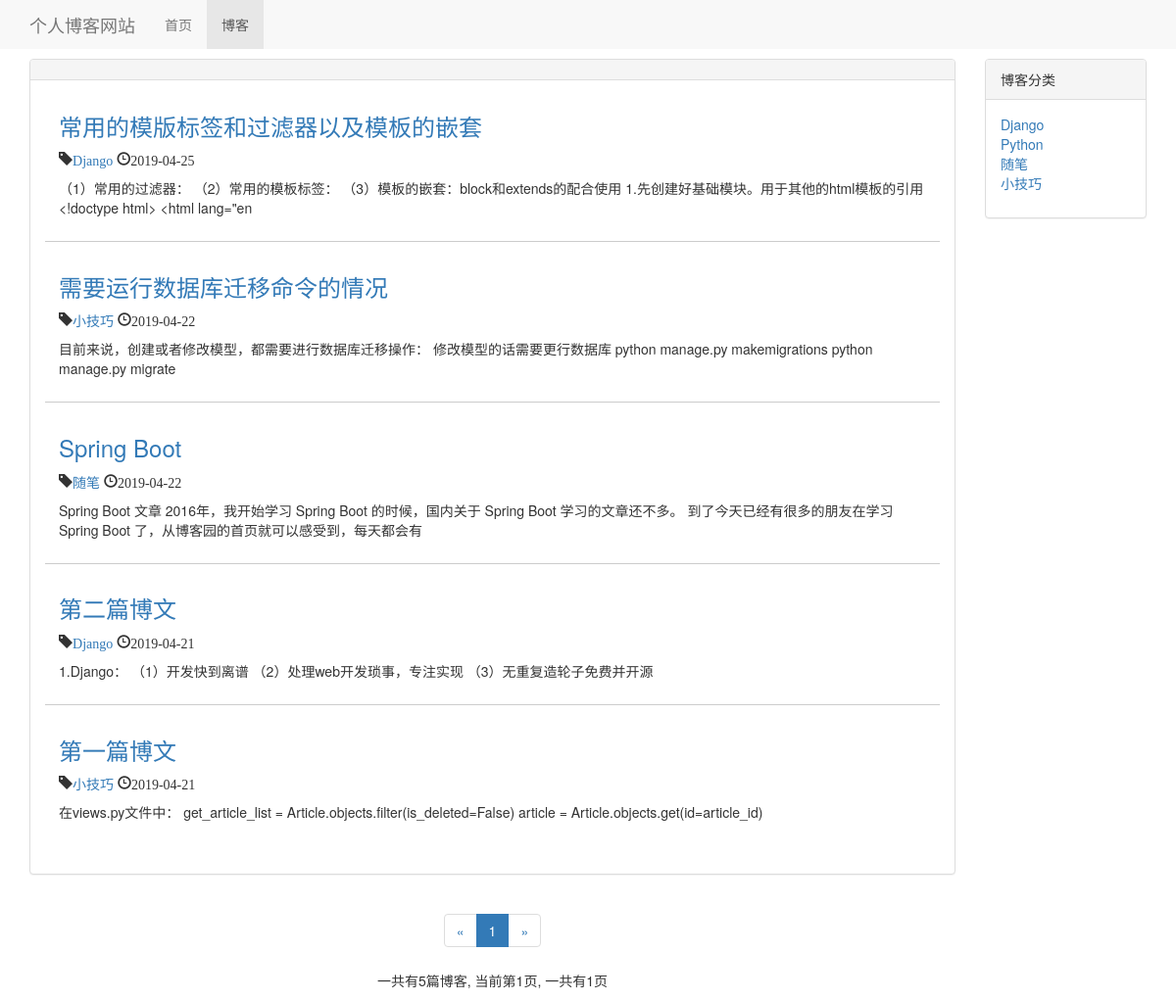
/blog/, run on an earlier commit of the app's database.
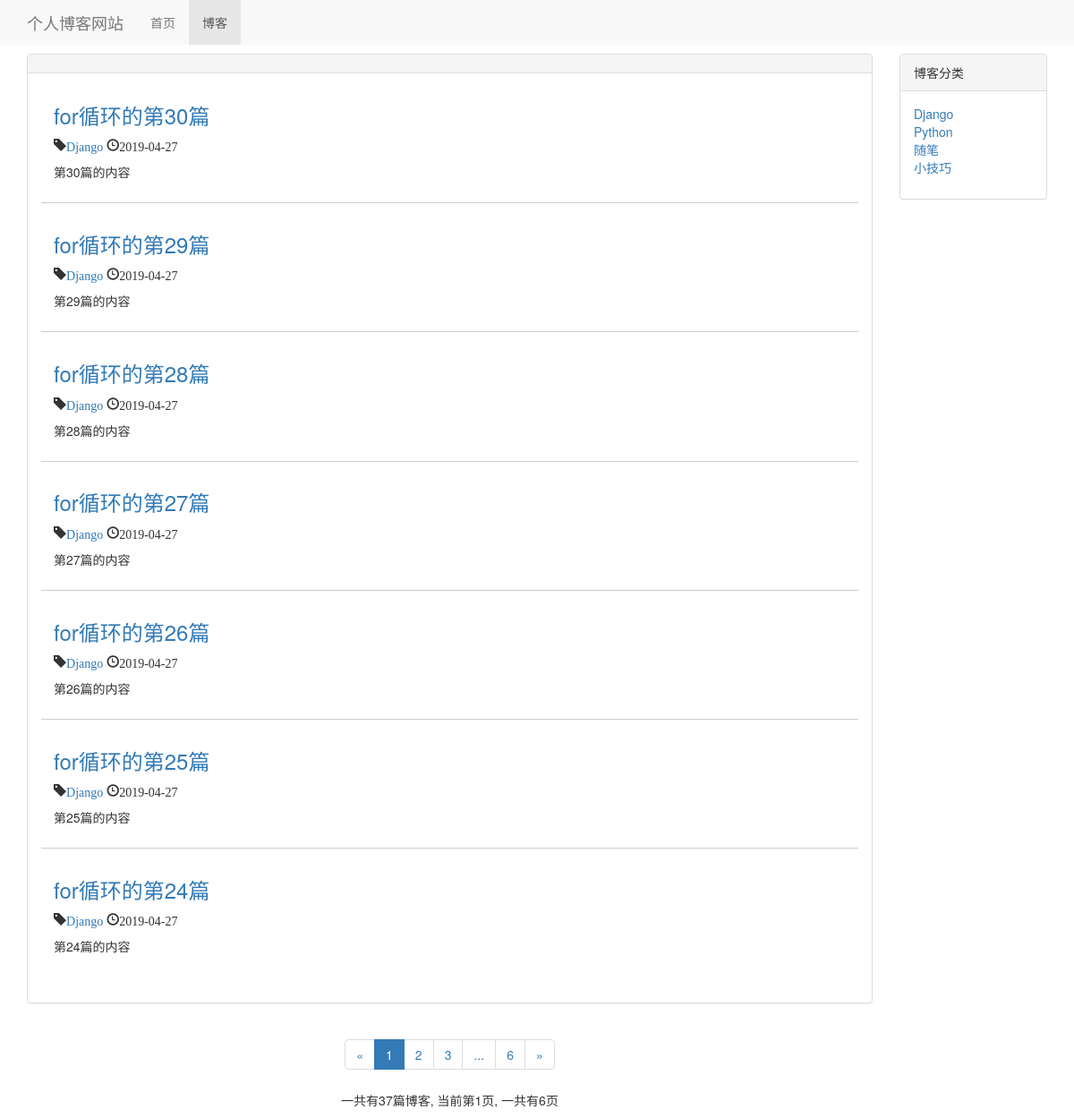
And on a later commit of the database.
### blog/models.py (models this page shows, shortened)
class Blog(models.Model):
    title = models.CharField(max_length=50)
    blog_type = models.ForeignKey(BlogType, on_delete=models.DO_NOTHING)
    content = models.TextField()
    author = models.ForeignKey(User, on_delete=models.DO_NOTHING)
    created_time = models.DateTimeField(auto_now_add=True)
    last_update_time = models.DateTimeField(auto_now=True)
    is_delete = models.BooleanField(default=False)
    class Meta:
        ordering = ['-created_time']  # 按照创建时间新到旧进行排序

class BlogType(models.Model):
    blog_type = models.CharField(max_length=15)
    def __str__(self):
        return self.blog_type

### blog/views.py (the view)
# urls.py: path('', views.Blog_list, name='blog_list'),
def Blog_list(request):
    context = {}
    blogs_all_list = Blog.objects.filter(is_delete=False)
    paginator = Paginator(blogs_all_list, settings.EACH_PAGE_BLOG_NUMBER)  # 进行分页
    page_num = request.GET.get('page', 1)  # 获取网页GET方法传进来的页数，默认是1
    page_of_blogs = paginator.get_page(page_num)  # 获取该页的博客
    current_page_num = page_of_blogs.number
    page_list = list(range(max(current_page_num - 2, 1), min(paginator.num_pages + 1, current_page_num + 3)))
    if page_list[0] - 1 >= 2:
        page_list.insert(0, '...')
    if paginator.num_pages - page_list[-1] >= 2:
        page_list.append('...')
    if page_list[0] != 1:
        page_list.insert(0, 1)
    if page_list[-1] != paginator.num_pages:
        page_list.append(paginator.num_pages)
    context['total_page'] = paginator.num_pages  # 总共有多少页
    context['page_list'] = page_list  # 页码列表
    context['page_of_blogs'] = page_of_blogs  # 博客的内容
    context['blog_type'] = BlogType.objects.all()
    context['blog_count'] = paginator.count  # 博客的总数
    return render(request, "blog/blog_list.html", context)

### blog/templates/blog/blog_list.html (shortened to what the changed rows need)
{% extends 'base.html' %}
{% load staticfiles %}
{% block header_extends %}
    <link rel="stylesheet" href="{% static 'blog.css' %}">
{% endblock %}
{% block content %}
    <div class="container">
        <div class="row">
            <div class="col-xs-12 col-sm-8 col-md-9 col-lg-10">
                <div class="panel panel-default">
                    <div class="panel-body">
                        <ul style="list-style-type: none">
                            {% for blog in page_of_blogs %}
                                <div class="blog">
                                    <h3><a href="{% url 'blog_detail' blog.pk %}">{{ blog.title }}</a></h3>
                                    <p class="blog-info">
                                        <span class="glyphicon glyphicon-tag"><a href="{% url 'blog_with_type' blog.blog_type.pk %}">{{ blog.blog_type }}</a></span>
                                        <span class="glyphicon glyphicon-time">{{ blog.created_time | date:'Y-m-d' }}</span>
                                    </p>
                                    <p>{{ blog.content | truncatechars:120 }}</p>
                                </div>
                            {% empty %}
                                <div class="blog">
                                    <h3>--暂无博客敬请期待--</h3>
                                </div>
                            {% endfor %}
                        </ul>
                    </div>
                </div>
                <div class="paginator">
                    <ul class="pagination">
                        <li>
                        </li>
                            {% for page_num in page_list %}
                                {% if page_num == page_of_blogs.number%}
                                    <li class="active"><span>{{ page_num }}</span></li>
                                {% elif page_num == '...'%}
                                    <li><span>{{ page_num }}</span></li>
                                {% else %}
                                    <li><a href="?page={{ page_num }}">{{ page_num }}</a></li>
                                {% endif %}
                            {% endfor %}
                        <li>
                            {% if page_of_blogs.has_next %}
                                <a href="?page={{ page_of_blogs.next_page_number }}" aria-label="Next">
                                    <span aria-hidden="true">&raquo;</span>
                                </a>
                            {% else %}
                                <span aria-hidden="true">&raquo;</span>
                            {% endif %}
                        </li>
                    </ul>
                    <p>
                        一共有{{ blog_count }}篇博客, 当前第{{ page_of_blogs.number }}页, 一共有{{ total_page }}页
                    </p>
                </div>
            </div>
            <div class="hidden-xs col-sm-4 col-md-3 col-lg-2">
                <div class="panel panel-default">
                    <div class="panel-body">
                        <ul class="blog-types">
                            {% for blog_type in blog_type %}
                                <li><a href="{% url 'blog_with_type' blog_type.pk %}">{{ blog_type.blog_type }}</a></li>
                            {% empty %}
                                <li>暂无分类</li>
                            {% endfor %}
                        </ul>
                    </div>
                </div>
            </div>
        </div>
    </div>
{% endblock %}

What changed in the data, as far as the page shows it:
no longer on this page (row unchanged): Blog: title "常用的模版标签和过滤器以及模板的嵌套", blog_type "Django", created_time "2019-04-25", content "（1）常用的过滤器： （2）常用的模板标签： （3）模板的嵌套：block和extends的配合使用 1.先创建好基础模块。用于其他的html模板的引用 <!doctype html> <html lang=\"en"
no longer on this page (row unchanged): Blog: title "需要运行数据库迁移命令的情况", blog_type "小技巧", created_time "2019-04-22", content "目前来说，创建或者修改模型，都需要进行数据库迁移操作： 修改模型的话需要更行数据库 python manage.py makemigrations python manage.py migrate"
no longer on this page (row unchanged): Blog: title "Spring Boot", blog_type "随笔", created_time "2019-04-22", content "Spring Boot 文章 2016年，我开始学习 Spring Boot 的时候，国内关于 Spring Boot 学习的文章还不多。 到了今天已经有很多的朋友在学习 Spring Boot 了，从博客园的首页就可以感受到，每天都会有"
no longer on this page (row unchanged): Blog: title "第二篇博文", blog_type "Django", created_time "2019-04-21", content "1.Django： （1）开发快到离谱 （2）处理web开发琐事，专注实现 （3）无重复造轮子免费并开源"
no longer on this page (row unchanged): Blog: title "第一篇博文", blog_type "小技巧", created_time "2019-04-21", content "在views.py文件中： get_article_list = Article.objects.filter(is_deleted=False) article = Article.objects.get(id=article_id)"
added Blog: title "for循环的第30篇", blog_type "Django", created_time "2019-04-27", content "第30篇的内容"
added Blog: title "for循环的第29篇", blog_type "Django", created_time "2019-04-27", content "第29篇的内容"
added Blog: title "for循环的第28篇", blog_type "Django", created_time "2019-04-27", content "第28篇的内容"
added Blog: title "for循环的第27篇", blog_type "Django", created_time "2019-04-27", content "第27篇的内容"
added Blog: title "for循环的第26篇", blog_type "Django", created_time "2019-04-27", content "第26篇的内容"
added Blog: title "for循环的第25篇", blog_type "Django", created_time "2019-04-27", content "第25篇的内容"
added Blog: title "for循环的第24篇", blog_type "Django", created_time "2019-04-27", content "第24篇的内容"
Also different on the page:
{{ blog_count }}: "5" → "37"
{{ total_page }}: "1" → "6"
new list line: "2"
new list line: "3"
new list line: "6"
